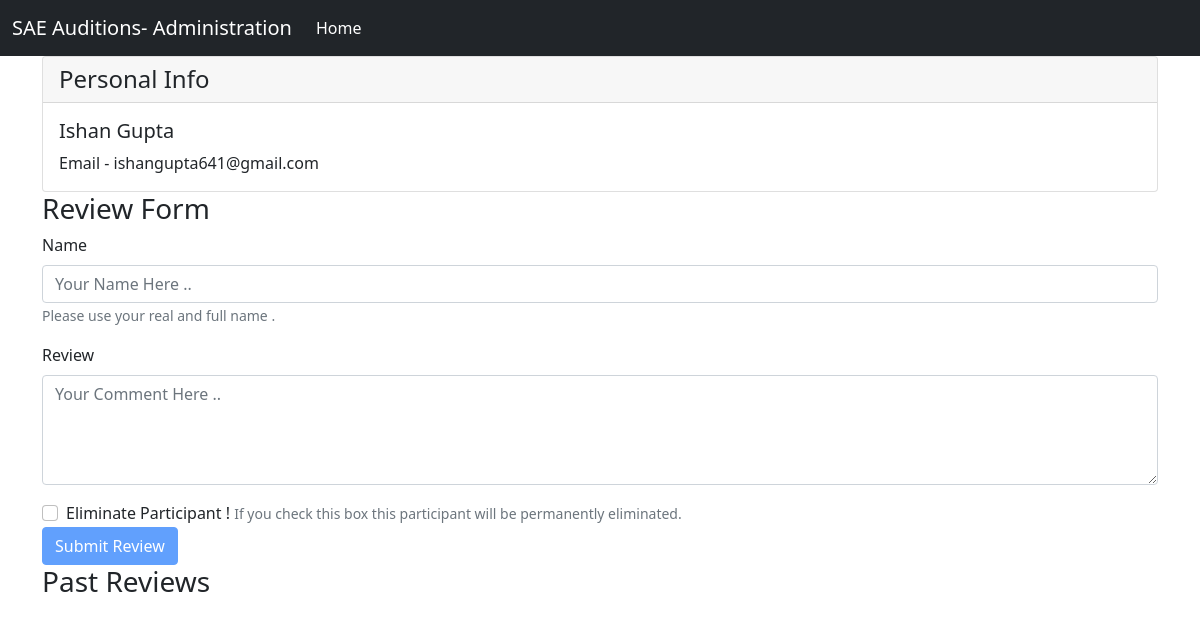
Screenshot of /administrator/response_detail/20 with the database file from the repository.
### accounts/models.py (models this page shows, shortened)
class Profile(models.Model):
    status = [
        (1,'NOT_EVALUATED'),
        (2,'EVALUATED'),
        (3,'ELIMINATED'),
    ]
    user = models.OneToOneField(User,on_delete=CASCADE)
    curr_round = models.IntegerField(default=1)
    current_status = models.IntegerField(choices=status,default=1)
    created_at = models.DateTimeField(auto_now_add=True)
    member= models.BooleanField(default=False)
    completed=models.BooleanField(default=False)

### administrator/views.py (the view, shortened to what this page needs)
# urls.py: path('response_detail/<int:id>',views.response_detail,name='response_detail'),
def response_detail(request,id):
    profile = Profile.objects.get(id = id)
    response = Response.objects.filter(profile = profile)
    data = {}
    try:
        comments = Comment.objects.filter(profile=profile).order_by('-date_time')
        data['reviews'] = comments
    except:
        data['reviews'] = []
    data['profile'] = profile
    data['response'] = response
    return render(request,'administrator/detail.html',{'data':data})

### administrator/templates/administrator/detail.html (shortened to what this page needs)
{% extends 'base3.html' %}
{% block content %}
<div class="container">
  <div class="card">
    <h4 class="card-header">
      Personal Info
    </h4>
    <div class="card-body">
      <h5 class="card-title">{{data.profile.user.first_name}} {{data.profile.user.last_name}}</h5>
      <p class="card-text">Email - {{data.profile.user.email}}</p>
    </div>
  </div>
</div>
<div class="container">
  <h3>Review Form</h3>
  <form method="POST">
    <div class="mb-3">
      <label for="exampleInputEmail1" class="form-label">Name</label>
      <input id = "namefield" type="text" class="form-control" name="author" placeholder="Your Name Here ..">
      <small class="form-text text-muted">
        Please use your real and full name .
      </small>
    </div>
    <div class="mb-3">
      <label for="exampleInputPassword1" class="form-label">Review</label>
      <textarea id = "commentfield" class="form-control" rows="4" name="comment" placeholder="Your Comment Here .."></textarea>
    </div>
    <div class="form-group form-check">
      <input type="checkbox" class="form-check-input" name="eliminate">
      <label class="form-check-label" >Eliminate Participant !</label>
      <small class="form-text text-muted">
        If you check this box this participant will be permanently eliminated.
      </small>
    </div>
    <button id="button" type="submit" class="btn btn-primary">Submit Review</button>
  </form>
  <h3>Past Reviews</h3>
</div>
{% endblock %}

### rows the page displays
Profile: profile.user.first_name "Ishan", profile.user.last_name "Gupta", profile.user.email "ishangupta641@gmail.com"
